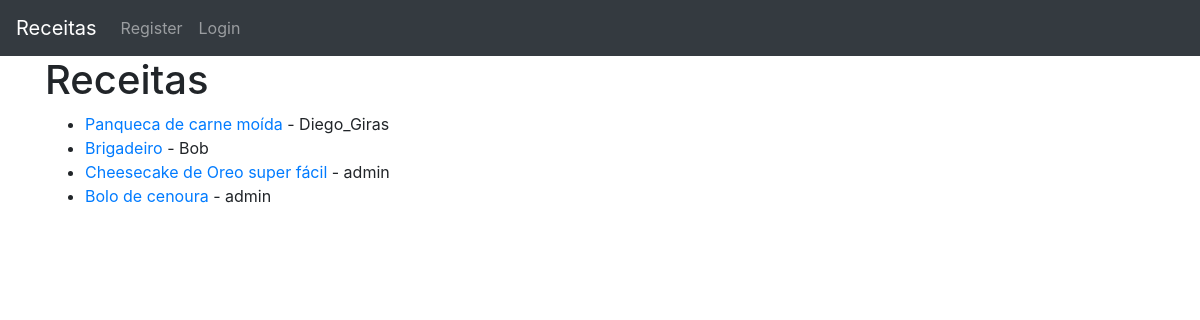
/, run on an earlier commit of the app's database.
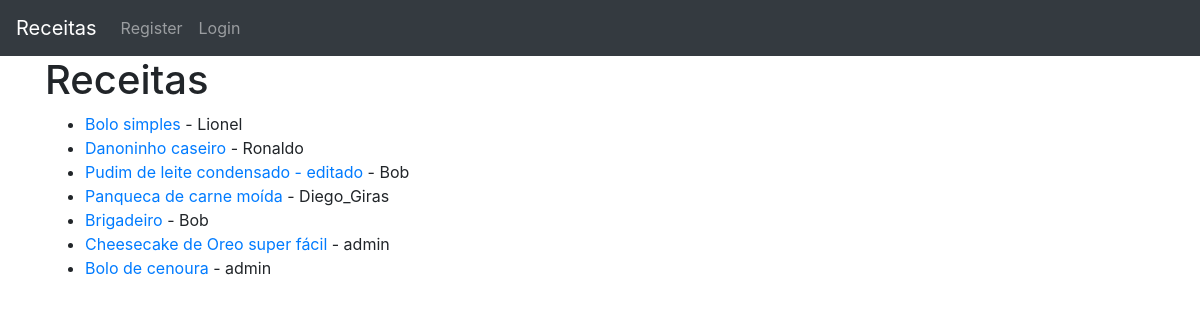
And on a later commit of the database.
### theblog/models.py (models this page shows, shortened)
class Post(models.Model):
    title = models.CharField(max_length=255)
    author = models.ForeignKey(User, on_delete=models.CASCADE)
    body = models.TextField()

### theblog/views.py (the view)
# urls.py: path('', HomeView.as_view(), name='home'),
class HomeView(ListView):
    model = Post
    template_name = 'home.html'
    ordering = ['-id']

### theblog/templates/home.html (shortened to what this page needs)
{% extends "index.html" %}
{%block content %}
<h1>Receitas</h1>
<ul>
{% for post in object_list %}
    <li><a href="{%url 'article-detail' post.pk%}">{{post.title}}</a> - {{post.author}}
    <br/>
    </li>
{% endfor %}
</ul>
{% endblock %}

What changed in the data, as far as the page shows it:
added Post: title "Bolo simples", author "Lionel"
added Post: title "Danoninho caseiro", author "Ronaldo"
added Post: title "Pudim de leite condensado - editado", author "Bob"
